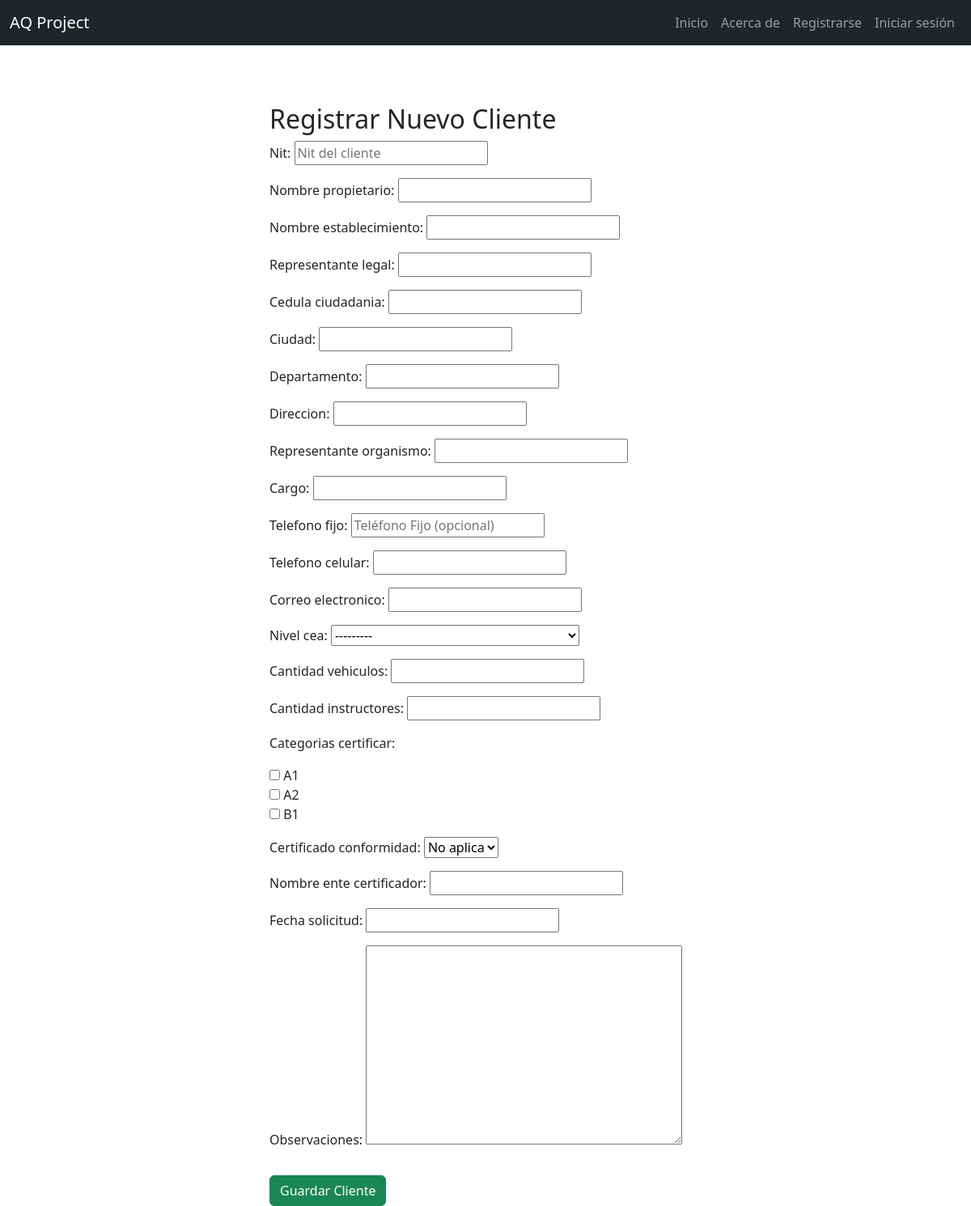
The page /clientes/clientes/crear/830003960-7/ on the database as committed earlier.
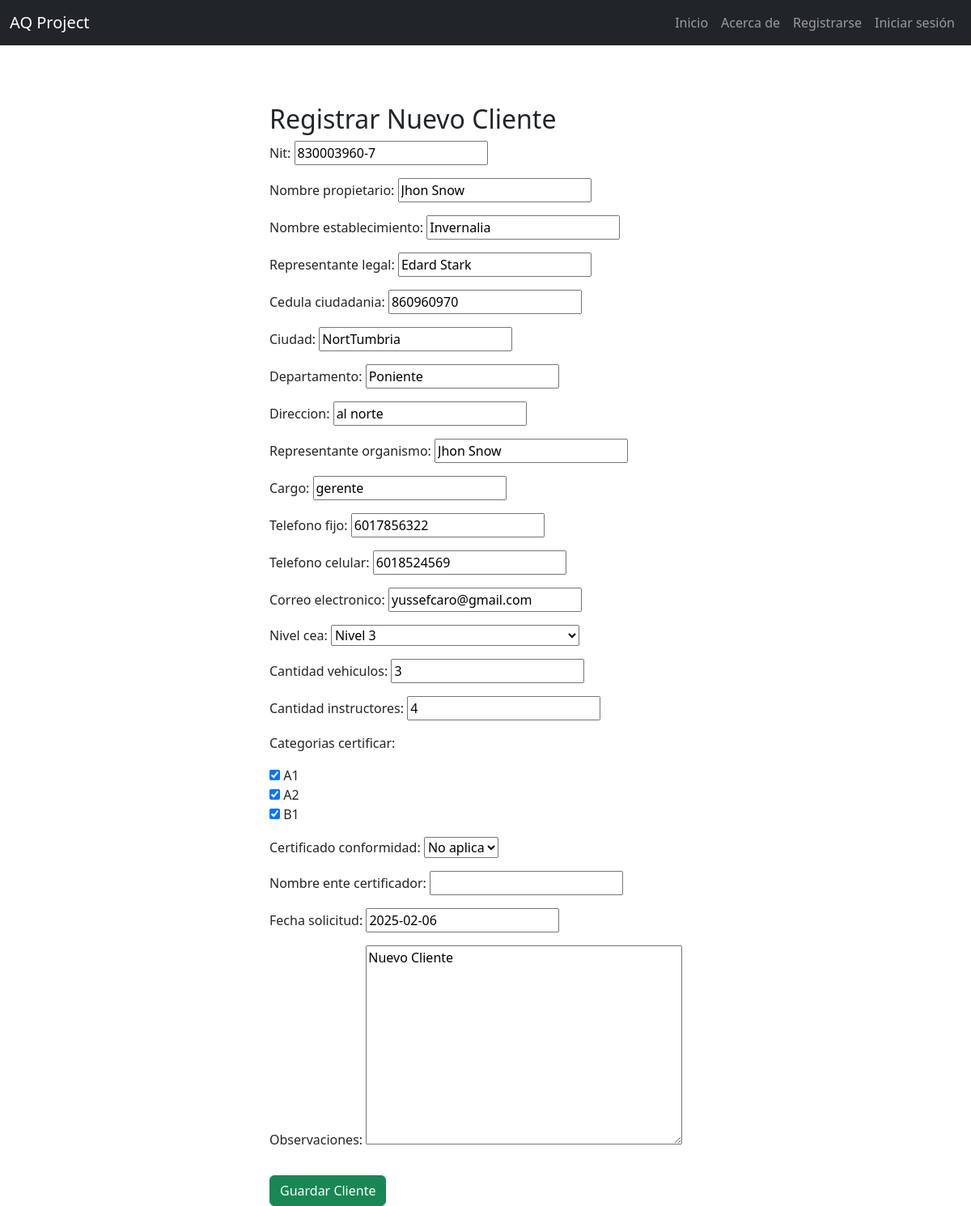
The same page on the database as committed later.
### solicitudes/models.py (models this page shows, shortened)
class Cliente(models.Model):
    nit = models.CharField(max_length=20, unique=True)  # Nit único
    nombre_propietario = models.CharField(max_length=100)
    nombre_establecimiento = models.CharField(max_length=100)
    representante_legal = models.CharField(max_length=100)
    cedula_ciudadania = models.CharField(max_length=20)
    ciudad = models.CharField(max_length=100)
    departamento = models.CharField(max_length=100)
    direccion = models.CharField(max_length=200)
    representante_organismo = models.CharField(max_length=100)
    cargo = models.CharField(max_length=50)
    telefono_fijo = models.CharField(max_length=20, blank=True, null=True)
    telefono_celular = models.CharField(max_length=20)
    correo_electronico = models.EmailField()
    nivel_cea = models.CharField(max_length=50, choices=NIVELES_CEA)
    cantidad_vehiculos = models.IntegerField(null=True, blank=True)
    cantidad_instructores = models.IntegerField(null=True, blank=True)
    categorias_certificar = models.ManyToManyField(Categoria, blank=True)
    certificado_conformidad = models.CharField(max_length=2, choices=CERTIFICADO_CONFORMIDAD_CHOICES, default="No")
    nombre_ente_certificador = models.CharField(max_length=100, blank=True, null=True)  # Se llena si es "Sí"
    fecha_solicitud = models.DateField(null=True, blank=True)  # Se establece solo cuando se envía la solicitud
    observaciones = models.TextField(blank=True, null=True)

### solicitudes/views.py (the view)
# urls.py: path('clientes/crear/<str:nit>/', views.crear_cliente, name='crear_cliente'),
def crear_cliente(request, nit=None):
    cliente = None
    if nit:
        cliente = Cliente.objects.filter(nit=nit).first()
    if request.method == 'POST':
        form = ClienteForm(request.POST, instance=cliente)
        if form.is_valid():
            cliente = form.save()  # Guarda el cliente
            return redirect('ver_cliente', cliente_id=cliente.id)  # Redirige a la vista de ver_cliente
    else:
        form = ClienteForm(instance=cliente)
    return render(request, 'solicitudes/crear_cliente.html', {'form': form, 'cliente': cliente})

### solicitudes/forms.py
class ClienteForm(forms.ModelForm):
    class Meta:
        model = Cliente
        fields = '__all__'
        widgets = {
            'nit': forms.TextInput(attrs={'placeholder': 'Nit del cliente'}),
            'telefono_fijo': forms.TextInput(attrs={'placeholder': 'Teléfono Fijo (opcional)'}),
            'categorias_certificar': CheckboxSelectMultiple(),
        }

### solicitudes/models.py (called while the page is built)
    def __str__(self):
        return self.get_nombre_display()  # ✅ Ahora sí funcionará correctamente

### solicitudes/templates/solicitudes/crear_cliente.html (shortened to what this page needs)
<!doctype html>
<html lang="es">
<head>
</head>
{% extends 'layouts/base.html' %}
{% block content %}
<body>
<main class="container">
    <div class="row">
        <div class="col-md-6 offset-md-3 mt-5">
            <h2>Registrar Nuevo Cliente</h2>
            <form method="POST">
                {{ form.as_p }}
                <button class="btn btn-success mt-3" type="submit">
                    Guardar Cliente
                </button>
            </form>
        </div>
    </div>
</main>
</body>
{% endblock %}

Rows that differ between the two databases and show on the page:
added Cliente: nit "830003960-7", nombre_propietario "Jhon Snow", nombre_establecimiento "Invernalia", representante_legal "Edard Stark", cedula_ciudadania "860960970", ciudad "NortTumbria", departamento "Poniente", direccion "al norte", representante_organismo "Jhon Snow", cargo "gerente", telefono_fijo "6017856322", telefono_celular "6018524569", correo_electronico "yussefcaro@gmail.com", nivel_cea "Nivel 3", cantidad_vehiculos "3", cantidad_instructores "4", certificado_conformidad "No aplica", fecha_solicitud "2025-02-06", observaciones "Nuevo Cliente"
Other text that changed with them:
form field categorias_certificar: "☐ ☐ ☐" → "☑ ☑ ☑"
form field nivel_cea: "---------" → (not shown)
form field certificado_conformidad: "No aplica" → (not shown)
